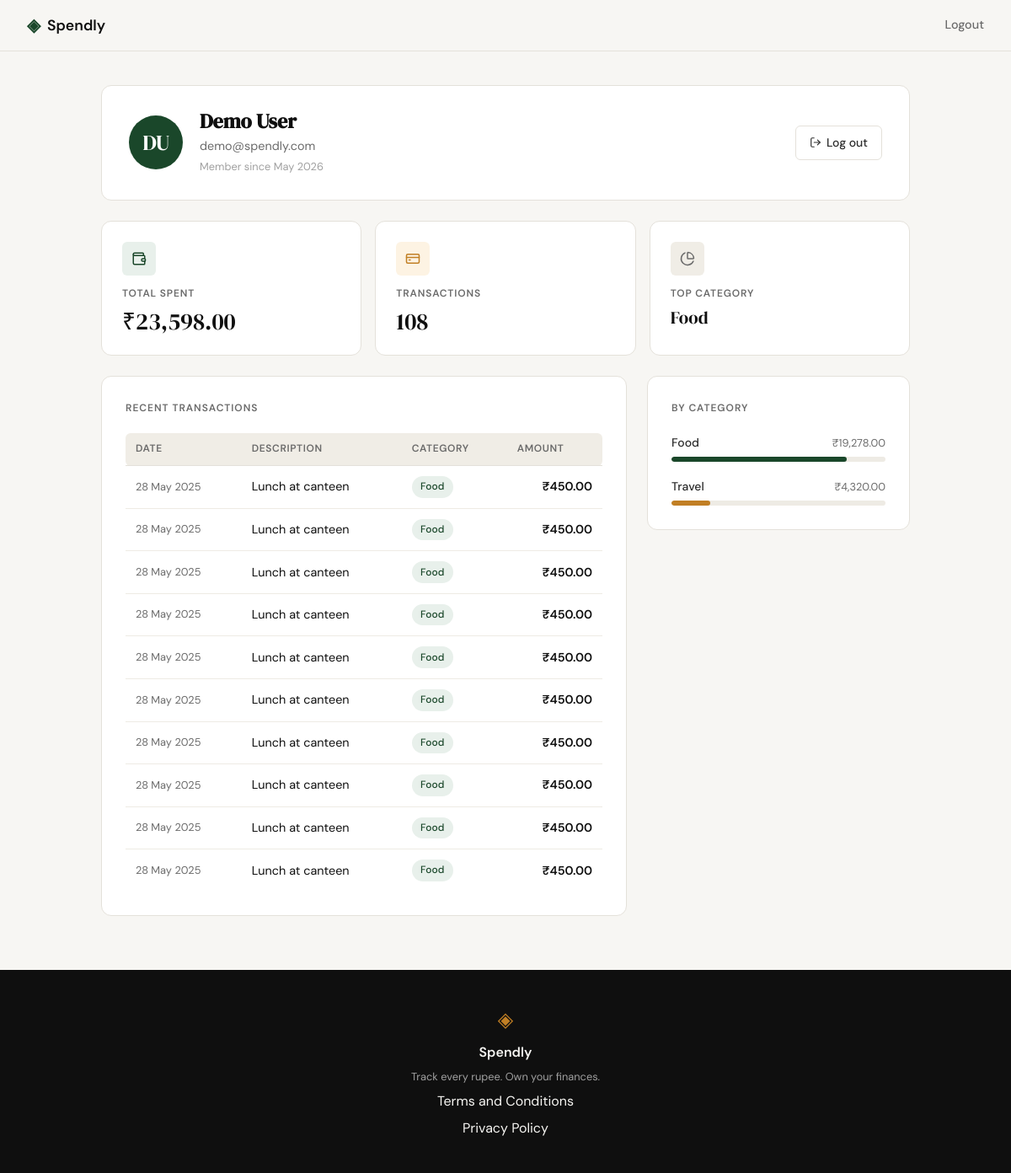
Screenshot of /profile (signed in) with the database file from the repository.
### tables this page shows
CREATE TABLE users (
            id         INTEGER PRIMARY KEY AUTOINCREMENT,
            name       TEXT    NOT NULL,
            email      TEXT    NOT NULL UNIQUE,
            password   TEXT    NOT NULL,
            created_at TEXT    NOT NULL DEFAULT (datetime('now'))
        );

CREATE TABLE categories (
            id   INTEGER PRIMARY KEY AUTOINCREMENT,
            name TEXT    NOT NULL UNIQUE
        );

CREATE TABLE expenses (
            id          INTEGER PRIMARY KEY AUTOINCREMENT,
            user_id     INTEGER NOT NULL,
            category_id INTEGER NOT NULL,
            amount      REAL    NOT NULL CHECK (amount > 0),
            description TEXT,
            date        TEXT    NOT NULL DEFAULT (date('now')),
            created_at  TEXT    NOT NULL DEFAULT (datetime('now')),
            FOREIGN KEY (user_id)     REFERENCES users(id)      ON DELETE CASCADE,
            FOREIGN KEY (category_id) REFERENCES categories(id) ON DELETE RESTRICT
        );

### app.py (the view)
@app.route("/profile")
@login_required
def profile():
    uid = session["user_id"]
    user = queries.get_user_by_id(uid)
    if user is None:
        session.clear()
        return redirect(url_for("login"))
    stats        = queries.get_summary_stats(uid)
    transactions = queries.get_recent_transactions(uid)
    categories   = queries.get_category_breakdown(uid)
    return render_template("profile.html", user=user,
                           stats=stats, transactions=transactions,
                           categories=categories)

### app.py (called while the page is built)
@app.template_filter('inr')
def inr_filter(value):
    return f"₹{value:,.2f}"

def login_required(f):
    @wraps(f)
    def decorated(*args, **kwargs):
        if not session.get("user_id"):
            return redirect(url_for("login"))
        return f(*args, **kwargs)
    return decorated

### database/db.py (called while the page is built)
def get_db():
    conn = sqlite3.connect(_DB_PATH)
    conn.row_factory = sqlite3.Row
    conn.execute("PRAGMA foreign_keys = ON")
    return conn

### database/queries.py (called while the page is built)
def get_user_by_id(user_id):
    conn = db.get_db()
    try:
        row = conn.execute(
            "SELECT name, email, created_at FROM users WHERE id = ?", (user_id,)
        ).fetchone()
    finally:
        conn.close()
    if row is None:
        return None
    try:
        member_since = datetime.strptime(row["created_at"], "%Y-%m-%d %H:%M:%S").strftime("%B %Y")
    except ValueError:
        member_since = row["created_at"][:7]
    return {"name": row["name"], "email": row["email"], "member_since": member_since}

def get_summary_stats(user_id):
    conn = db.get_db()
    try:
        totals = conn.execute(
            "SELECT COALESCE(SUM(e.amount), 0.0) AS total_spent, COUNT(e.id) AS tx_count"
            " FROM expenses e WHERE e.user_id = ?",
            (user_id,),
        ).fetchone()
        top = conn.execute(
            "SELECT c.name FROM expenses e"
            " JOIN categories c ON c.id = e.category_id"
            " WHERE e.user_id = ? GROUP BY c.id ORDER BY SUM(e.amount) DESC LIMIT 1",
            (user_id,),
        ).fetchone()
    finally:
        conn.close()
    return {
        "total_spent": totals["total_spent"],
        "tx_count": totals["tx_count"],
        "top_category": top["name"] if top else "—",
    }

def get_category_breakdown(user_id):
    conn = db.get_db()
    try:
        rows = conn.execute(
            "SELECT c.name, SUM(e.amount) AS total"
            " FROM expenses e JOIN categories c ON c.id = e.category_id"
            " WHERE e.user_id = ? GROUP BY c.id ORDER BY total DESC",
            (user_id,),
        ).fetchall()
    finally:
        conn.close()
    if not rows:
        return []
    grand_total = sum(r["total"] for r in rows)
    int_pcts = [int(r["total"] / grand_total * 100) for r in rows]
    int_pcts[0] += 100 - sum(int_pcts)
    return [
        {"name": r["name"], "total": float(r["total"]), "pct": pct}
        for r, pct in zip(rows, int_pcts)
    ]

### templates/profile.html (shortened to what this page needs)
{% extends "base.html" %}
{% block head %}
<link rel="stylesheet" href="{{ url_for('static', filename='css/profile.css') }}">
{% endblock %}
{% block content %}
<section class="profile-section">
  <div class="profile-container">
    <div class="profile-hero-card">
      <div class="profile-avatar">
        {{ user['name'].split()[0][0] | upper }}{% if user['name'].split() | length > 1 %}{{ user['name'].split()[-1][0] | upper }}{% endif %}
      </div>
      <div class="profile-info">
        <h1 class="profile-name">{{ user['name'] }}</h1>
        <p class="profile-email">{{ user['email'] }}</p>
        <p class="profile-since">Member since {{ user['member_since'] }}</p>
      </div>
      <a href="{{ url_for('logout') }}" class="btn-ghost profile-logout">
        <i data-lucide="log-out" class="btn-icon"></i>
        Log out
      </a>
    </div>
    <div class="stats-row">
      <div class="stat-card">
        <div class="stat-icon">
          <i data-lucide="wallet"></i>
        </div>
        <p class="stat-label">Total Spent</p>
        <p class="stat-value">{{ stats.total_spent | inr }}</p>
      </div>
      <div class="stat-card">
        <div class="stat-icon stat-icon--amber">
          <i data-lucide="credit-card"></i>
        </div>
        <p class="stat-label">Transactions</p>
        <p class="stat-value">{{ stats.tx_count }}</p>
      </div>
      <div class="stat-card">
        <div class="stat-icon stat-icon--neutral">
          <i data-lucide="pie-chart"></i>
        </div>
        <p class="stat-label">Top Category</p>
        <p class="stat-value stat-value--sm">{{ stats.top_category }}</p>
      </div>
    </div>
    <div class="profile-grid">
      <div class="profile-card">
        <h2 class="profile-section-title">Recent Transactions</h2>
        <table class="txn-table">
          <thead>
            <tr>
              <th>Date</th>
              <th>Description</th>
              <th>Category</th>
              <th class="txn-amount-col">Amount</th>
            </tr>
          </thead>
          <tbody>
            {% for txn in transactions %}
            <tr>
              <td class="txn-date">{{ txn.date }}</td>
              <td class="txn-desc">{{ txn.description }}</td>
              <td><span class="badge badge--{{ txn.category | lower }}">{{ txn.category }}</span></td>
              <td class="txn-amount">{{ txn.amount | inr }}</td>
            </tr>
            {% endfor %}
          </tbody>
        </table>
      </div>
      <div class="profile-card">
        <h2 class="profile-section-title">By Category</h2>
        <div class="cat-list">
          {% for cat in categories %}
          <div class="cat-row">
            <div class="cat-row-top">
              <span class="cat-name">{{ cat.name }}</span>
              <span class="cat-total">{{ cat.total | inr }}</span>
            </div>
            <div class="progress-track">
              <div class="progress-fill progress-fill--{{ cat.name | lower }}" style="width: {{ cat.pct }}%"></div>
            </div>
          </div>
          {% endfor %}
        </div>
      </div>
    </div>
  </div>
</section>
{% endblock %}

### templates/base.html (shortened to what this page needs)
<!DOCTYPE html>
<html lang="en">
<head>
    <link rel="stylesheet" href="{{ url_for('static', filename='css/style.css') }}">
    {% block head %}{% endblock %}
</head>
<body>
    <nav class="navbar">
        <div class="nav-inner">
            <a href="{{ url_for('landing') }}" class="nav-brand">
                <span class="brand-icon">◈</span>
                <span class="brand-name">Spendly</span>
            </a>
            <div class="nav-links">
                {% if session.get('user_id') %}
                <a href="{{ url_for('logout') }}">Logout</a>
                {% else %}
                <a href="{{ url_for('login') }}">Sign in</a>
                <a href="{{ url_for('register') }}" class="nav-cta">Get started</a>
                {% endif %}
            </div>
        </div>
    </nav>
    <main class="main-content">
        {% block content %}{% endblock %}
    </main>
    <footer class="footer">
        <div class="footer-inner">
            <span class="brand-icon">◈</span>
            <span class="footer-name">Spendly</span>
            <p class="footer-copy">Track every rupee. Own your finances.</p>
            <a href="/terms">Terms and Conditions</a>
            <a href="/privacy">Privacy Policy</a>
        </div>
    </footer>
</body>
</html>

### static/css/style.css (style rules this page uses)
:root { --ink: #0f0f0f; --ink-soft: #2d2d2d; --ink-muted: #6b6b6b; --ink-faint: #a0a0a0; --paper: #f7f6f3; --paper-warm: #f0ede6; --paper-card: #ffffff; --accent: #1a472a; --accent-light: #e8f0eb; --accent-2: #c17f24; --accent-2-light: #fdf3e3; --danger: #c0392b; --danger-light: #fdecea; --border: #e4e1da; --border-soft: #eeebe4; --font-display: 'DM Serif Display', Georgia, serif; --font-body: 'DM Sans', system-ui, sans-serif; --max-width: 1200px; --auth-width: 440px; --radius-sm: 6px; --radius-md: 12px; --radius-lg: 20px; }
*, *::before, *::after { box-sizing: border-box; margin: 0; padding: 0; }
html { font-size: 16px; scroll-behavior: smooth; }
body { background: var(--paper); color: var(--ink); font-family: var(--font-body); font-size: 1rem; line-height: 1.6; -webkit-font-smoothing: antialiased; }
a { color: inherit; text-decoration: none; }
.navbar { position: sticky; top: 0; z-index: 100; background: var(--paper); border-bottom: 1px solid var(--border); padding: 0 2rem; }
.nav-inner { max-width: var(--max-width); margin: 0 auto; height: 60px; display: flex; align-items: center; justify-content: space-between; }
.nav-brand { display: flex; align-items: center; gap: 0.5rem; font-family: var(--font-body); font-weight: 600; font-size: 1.1rem; color: var(--ink); }
.brand-icon { color: var(--accent); font-size: 1.3rem; }
.brand-name { color: var(--ink); }
.nav-links { display: flex; align-items: center; gap: 1.5rem; font-size: 0.9rem; font-weight: 500; }
.nav-links a { color: var(--ink-muted); transition: color 0.2s; }
.main-content { min-height: calc(100vh - 60px - 100px); }
.btn-ghost { display: inline-block; background: transparent; color: var(--ink-soft); padding: 0.65rem 1.5rem; border-radius: var(--radius-sm); font-size: 0.9rem; font-weight: 500; border: 1px solid var(--border); transition: all 0.2s; text-decoration: none; }
.footer { background: var(--ink); color: var(--paper); padding: 2.5rem 2rem; text-align: center; }
.footer-inner { display: flex; flex-direction: column; align-items: center; gap: 0.4rem; }
.footer .brand-icon { color: var(--accent-2); font-size: 1.5rem; }
.footer-name { font-weight: 600; font-size: 1rem; }
.footer-copy { font-size: 0.8rem; color: var(--ink-faint); }

### rows the page displays
users: name "D", name "U", name "Demo User", email "demo@spendly.com"
categories: top_category "Food", name "Food", total|inr "₹19,278.00"
expenses: date "28 May 2025", description "Lunch at canteen", category "Food", amount|inr "₹450.00"
expenses: date "28 May 2025", description "Lunch at canteen", category "Food", amount|inr "₹450.00"
expenses: date "28 May 2025", description "Lunch at canteen", category "Food", amount|inr "₹450.00"
expenses: date "28 May 2025", description "Lunch at canteen", category "Food", amount|inr "₹450.00"
expenses: date "28 May 2025", description "Lunch at canteen", category "Food", amount|inr "₹450.00"
expenses: date "28 May 2025", description "Lunch at canteen", category "Food", amount|inr "₹450.00"
expenses: date "28 May 2025", description "Lunch at canteen", category "Food", amount|inr "₹450.00"
expenses: date "28 May 2025", description "Lunch at canteen", category "Food", amount|inr "₹450.00"
expenses: date "28 May 2025", description "Lunch at canteen", category "Food", amount|inr "₹450.00"
expenses: date "28 May 2025", description "Lunch at canteen", category "Food", amount|inr "₹450.00"
categories: name "Travel", total|inr "₹4,320.00"

### other values shown
{{ user['member_since'] }} "May 2026"
{{ stats.total_spent | inr }} "₹23,598.00"
{{ stats.tx_count }} "108"
